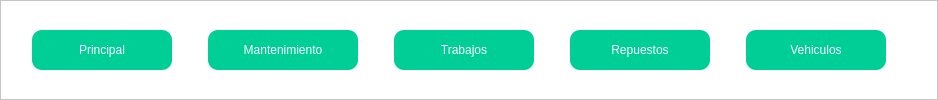
        <widget class="QFrame" name="frame_navegar">
         <property name="minimumSize">
          <size>
           <width>0</width>
           <height>0</height>
          </size>
         </property>
         <property name="styleSheet">
          <string notr="true">QFrame{
	background-color: rgb(255, 255, 255);
}
QPushButton{
	background-color: rgb(0, 206, 151);
	border-radius:10px;
	color: rgb(255, 255, 255);
	font: 77 10pt &quot;Arial Black&quot;;
}
QPushButton:hover{
	background-color:rgb(229, 229, 229);
	border-radius:10px;

	color: rgb(0,0,0);
	font: 77 10pt &quot;Arial Black&quot;;
}</string>
         </property>
         <property name="frameShape">
          <enum>QFrame::StyledPanel</enum>
         </property>
         <property name="frameShadow">
          <enum>QFrame::Raised</enum>
         </property>
         <layout class="QHBoxLayout" name="horizontalLayout_13">
          <item>
           <spacer name="horizontalSpacer_9">
            <property name="orientation">
             <enum>Qt::Horizontal</enum>
            </property>
            <property name="sizeType">
             <enum>QSizePolicy::Fixed</enum>
            </property>
            <property name="sizeHint" stdset="0">
             <size>
              <width>20</width>
              <height>20</height>
             </size>
            </property>
           </spacer>
          </item>
          <item>
           <widget class="QPushButton" name="bt_nav_prin">
            <property name="sizePolicy">
             <sizepolicy hsizetype="Fixed" vsizetype="Fixed">
              <horstretch>0</horstretch>
              <verstretch>0</verstretch>
             </sizepolicy>
            </property>
            <property name="minimumSize">
             <size>
              <width>140</width>
              <height>40</height>
             </size>
            </property>
            <property name="text">
             <string>Principal</string>
            </property>
           </widget>
          </item>
          <item>
           <spacer name="horizontalSpacer_10">
            <property name="orientation">
             <enum>Qt::Horizontal</enum>
            </property>
            <property name="sizeType">
             <enum>QSizePolicy::Fixed</enum>
            </property>
            <property name="sizeHint" stdset="0">
             <size>
              <width>30</width>
              <height>20</height>
             </size>
            </property>
           </spacer>
          </item>
          <item>
           <widget class="QPushButton" name="bt_nav_man">
            <property name="sizePolicy">
             <sizepolicy hsizetype="Fixed" vsizetype="Fixed">
              <horstretch>0</horstretch>
              <verstretch>0</verstretch>
             </sizepolicy>
            </property>
            <property name="minimumSize">
             <size>
              <width>150</width>
              <height>40</height>
             </size>
            </property>
            <property name="text">
             <string>Mantenimiento</string>
            </property>
           </widget>
          </item>
          <item>
           <spacer name="horizontalSpacer_11">
            <property name="orientation">
             <enum>Qt::Horizontal</enum>
            </property>
            <property name="sizeType">
             <enum>QSizePolicy::Fixed</enum>
            </property>
            <property name="sizeHint" stdset="0">
             <size>
              <width>30</width>
              <height>20</height>
             </size>
            </property>
           </spacer>
          </item>
          <item>
           <widget class="QPushButton" name="bt_nav_tra">
            <property name="sizePolicy">
             <sizepolicy hsizetype="Fixed" vsizetype="Fixed">
              <horstretch>0</horstretch>
              <verstretch>0</verstretch>
             </sizepolicy>
            </property>
            <property name="minimumSize">
             <size>
              <width>140</width>
              <height>40</height>
             </size>
            </property>
            <property name="text">
             <string>Trabajos</string>
            </property>
           </widget>
          </item>
          <item>
           <spacer name="horizontalSpacer_12">
            <property name="orientation">
             <enum>Qt::Horizontal</enum>
            </property>
            <property name="sizeType">
             <enum>QSizePolicy::Fixed</enum>
            </property>
            <property name="sizeHint" stdset="0">
             <size>
              <width>30</width>
              <height>20</height>
             </size>
            </property>
           </spacer>
          </item>
          <item>
           <widget class="QPushButton" name="bt_nav_rep">
            <property name="sizePolicy">
             <sizepolicy hsizetype="Fixed" vsizetype="Fixed">
              <horstretch>0</horstretch>
              <verstretch>0</verstretch>
             </sizepolicy>
            </property>
            <property name="minimumSize">
             <size>
              <width>140</width>
              <height>40</height>
             </size>
            </property>
            <property name="text">
             <string>Repuestos</string>
            </property>
           </widget>
          </item>
          <item>
           <spacer name="horizontalSpacer_14">
            <property name="orientation">
             <enum>Qt::Horizontal</enum>
            </property>
            <property name="sizeType">
             <enum>QSizePolicy::Fixed</enum>
            </property>
            <property name="sizeHint" stdset="0">
             <size>
              <width>30</width>
              <height>20</height>
             </size>
            </property>
           </spacer>
          </item>
          <item>
           <widget class="QPushButton" name="bt_nav_veh">
            <property name="sizePolicy">
             <sizepolicy hsizetype="Fixed" vsizetype="Fixed">
              <horstretch>0</horstretch>
              <verstretch>0</verstretch>
             </sizepolicy>
            </property>
            <property name="minimumSize">
             <size>
              <width>140</width>
              <height>40</height>
             </size>
            </property>
            <property name="text">
             <string>Vehiculos</string>
            </property>
           </widget>
          </item>
          <item>
           <spacer name="horizontalSpacer_13">
            <property name="orientation">
             <enum>Qt::Horizontal</enum>
            </property>
            <property name="sizeHint" stdset="0">
             <size>
              <width>40</width>
              <height>20</height>
             </size>
            </property>
           </spacer>
          </item>
         </layout>
        </widget>
